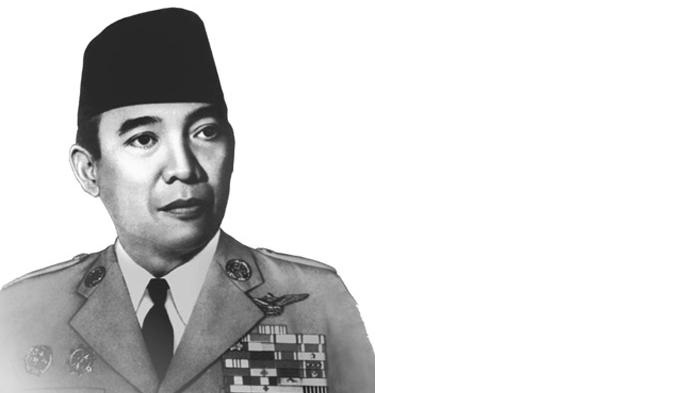
#> input picture Pertemuan2/soekarno.jpg, 700 x 393 px
$ python LKP2.py
#> lines starting #> are read from the running program, lines starting #| are printed output that depends on the picture
import numpy as np
import cv2 as cv

soekarnoIMG = cv.imread("../soekarno.jpg")
#> soekarnoIMG is the input picture: shape (393, 700, 3); min 18, max 255, mean 216.2
hattaIMG = cv.imread("../hatta.jpg")
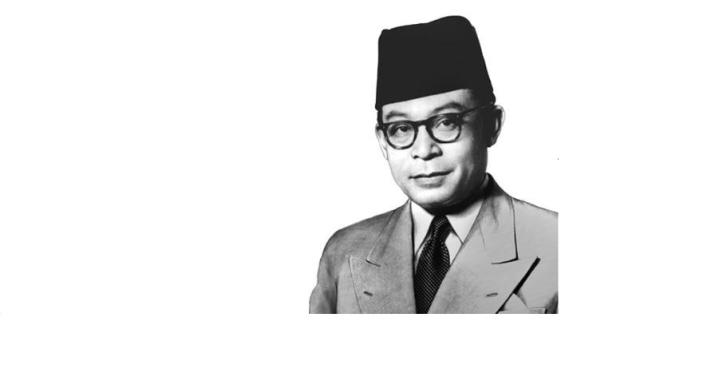
#> input picture Pertemuan2/hatta.jpg, 719 x 373 px
#> hattaIMG is the input picture: shape (373, 719, 3); min 0, max 255, mean 232.9

cv.imshow("soekarno image", soekarnoIMG)
cv.imshow("hatta image", hattaIMG)

rows, cols, channels = hattaIMG.shape
#> rows = 373; cols = 719; channels = 3
roi = soekarnoIMG[0:rows, 0:cols]
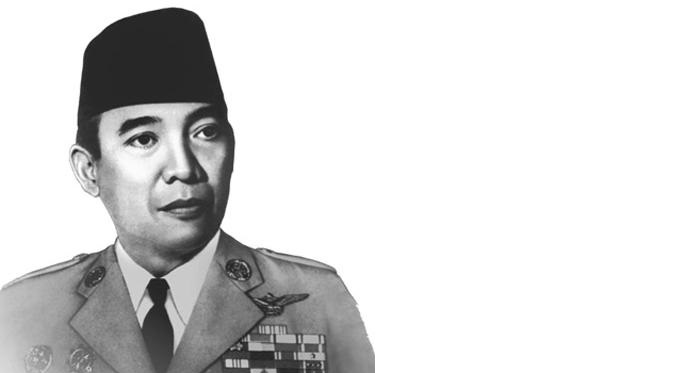
#> roi: shape (373, 700, 3); min 18, max 255, mean 217.6

cv.imshow("roi", roi)

cv.waitKey(0)
cv.destroyAllWindows()
